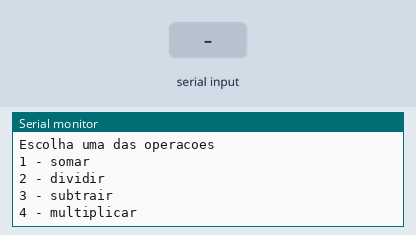
This sketch was run on a simulated Arduino Uno, built with avr-gcc and run on an emulated ATmega328P. Parts: the last lines printed to the serial monitor. Inputs (shaded band) come from the test bench.

Above: at 0.9 s.
1.0 s: "sim" received over Serial
At 3.1 s:
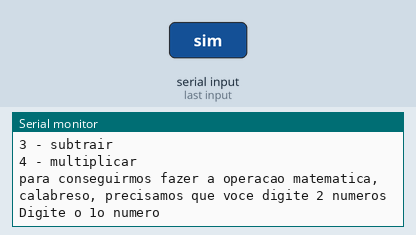
3.6 s: "90,45,200\n" received over Serial
At 6.2 s:
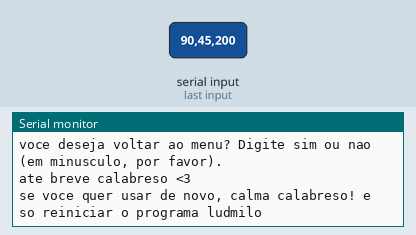

The sketch:

calculadora_com_void1.ino
```cpp
int escoO;
 float resultado;


//tipo de retorno NomeDaFunção paremetros corpo
void soma(float numero1Param, float numero2Param){
  resultado = numero1Param + numero2Param;
  Serial.println("calabreso!!!! o resultado de sua continha de mais foi: " + String(resultado));
  //return resultado;
}

void dividir(float numero1Param, float numero2Param){
  resultado = numero1Param / numero2Param;
  Serial.println("ludimilo!! o resultado de sua continha de dividir foi: " + String(resultado));

}
void subtrair (float numero1Param, float numero2Param){
  resultado = numero1Param - numero2Param;
 Serial.println("calabreso!!! o resultado de sua conta de subtracao foi: " + String(resultado));
}
void multiplicar(float numero1Param, float numero2Param){
  resultado = numero1Param * numero2Param;
   Serial.println("calabresinho!!!!! o resultado da continha de multiplicacao  foi: " + String(resultado));

}


void setup()
{
 Serial.begin(9600);


  int contador =0;
  float numero1;
  float numero2;
 //ira guardar o resultdo do calculo indicado

  do{
    Serial.println("Bem-vindo(a) a calculadora do calabreso davi brito\n");


    Serial.println("Escolha uma das operacoes");

    Serial.println("1 - somar");
    Serial.println("2 - dividir");
    Serial.println("3 - subtrair");
    Serial.println("4 - multiplicar");
    while (!Serial.available()){}
           escoO = Serial.parseInt();

    Serial.println("para conseguirmos fazer a operacao matematica, calabreso, precisamos que voce digite 2 numeros");
    Serial.println("Digite o 1o numero");
    while(! Serial.available()){}
    numero1 = Serial.parseFloat();

    Serial.println("Digite o 2o numero");
    while(! Serial.available()){}
    numero2 = Serial.parseFloat();

    switch(escoO){
      case 1:
      soma(numero1, numero2);
      //somar(1, 3);
      //float retornoFuncaoSomar;
      //retornoFuncaoSomar = soma(numero1, numero2);
      //Serial.println(retornoFuncaoSomar);

      break;

      case 2:
      dividir(numero1, numero2);

      break;

       case 3:
       subtrair(numero1, numero2);
      break;

       case 4:
       resultado = numero1 * numero2;

      break;

    default:
      Serial.println("Eita calma calabreso!!! opcao invalida! Escoolha uma opcao do 1 ao 4.");
    }

    Serial.println("voce deseja voltar ao menu? Digite sim ou nao (em minusculo, por favor).");
    while(! Serial.available()){}


    if(Serial.readString() == "sim"){
     contador = 1;
    }
    else{
    contador = 0;
      Serial.println("ate breve calabreso <3");
       Serial.println("se voce quer usar de novo, calma calabreso! e so reiniciar o programa ludmilo");
    }

  }
  while(contador != 0);
}
void loop()
{


}
```

Measured:
- after the input at 1.0 s, the serial monitor: prints a new line after 1.0 s (image 1)
- after the input at 3.6 s, the serial monitor: prints a new line at once (image 2)
